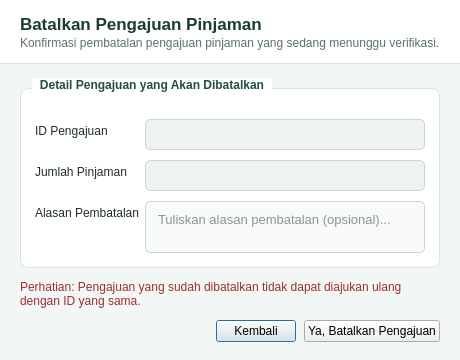
<?xml version="1.0" encoding="UTF-8"?>
<ui version="4.0">
 <class>DialogBatalPengajuan</class>
 <widget class="QDialog" name="DialogBatalPengajuan">
  <property name="geometry">
   <rect>
    <x>0</x>
    <y>0</y>
    <width>460</width>
    <height>360</height>
   </rect>
  </property>
  <property name="minimumSize">
   <size>
    <width>420</width>
    <height>330</height>
   </size>
  </property>
  <property name="windowTitle">
   <string>Batalkan Pengajuan Pinjaman</string>
  </property>
  <property name="styleSheet">
   <string notr="true">QDialog {
    background-color: #F2F6F5;
    font-family: "Segoe UI", "Helvetica Neue", Arial, sans-serif;
    color: #1E2D2B;
    font-size: 13px;
}

QFrame#frameDialogHeader {
    background-color: #FFFFFF;
    border-bottom: 1px solid #D9E4E1;
}

QLabel#lblDialogTitle {
    color: #1B3B36;
    font-size: 17px;
    font-weight: bold;
}

QLabel#lblDialogSubtitle {
    color: #5C706C;
    font-size: 12px;
}

QGroupBox {
    background-color: #FFFFFF;
    border: 1px solid #D9E4E1;
    border-radius: 8px;
    margin-top: 10px;
    padding-top: 14px;
    font-weight: bold;
    color: #1B3B36;
}

QGroupBox::title {
    subcontrol-origin: margin;
    left: 12px;
    padding: 0 6px;
    background-color: #FFFFFF;
    color: #1F4E46;
}

QLabel#lblPeringatanBatal {
    color: #9E3030;
    font-size: 12px;
}

QLabel {
    color: #1E2D2B;
}

QLineEdit, QPlainTextEdit {
    background-color: #F9FBFA;
    border: 1px solid #C8D7D3;
    border-radius: 5px;
    padding: 6px 8px;
    color: #1E2D2B;
    font-size: 13px;
}

QPlainTextEdit:focus {
    border: 1px solid #2A7B6F;
    background-color: #FFFFFF;
}

QLineEdit:read-only {
    background-color: #EEF3F1;
    color: #5C706C;
}

QPushButton[btnType="danger"] {
    background-color: #C24141;
    color: #FFFFFF;
    border: none;
    border-radius: 5px;
    padding: 7px 14px;
    font-weight: bold;
}

QPushButton[btnType="danger"]:hover {
    background-color: #9E3030;
}

QPushButton[btnType="neutral"] {
    background-color: #EDF3F1;
    color: #2B423E;
    border: 1px solid #C8D7D3;
    border-radius: 5px;
    padding: 7px 14px;
}

QPushButton[btnType="neutral"]:hover {
    background-color: #DFEAE6;
}</string>
  </property>
  <layout class="QVBoxLayout" name="layoutBatalRoot">
   <property name="spacing">
    <number>0</number>
   </property>
   <property name="leftMargin">
    <number>0</number>
   </property>
   <property name="topMargin">
    <number>0</number>
   </property>
   <property name="rightMargin">
    <number>0</number>
   </property>
   <property name="bottomMargin">
    <number>0</number>
   </property>
   <item>
    <widget class="QFrame" name="frameDialogHeader">
     <property name="frameShape">
      <enum>QFrame::NoFrame</enum>
     </property>
     <layout class="QVBoxLayout" name="layoutDialogHeader">
      <property name="spacing">
       <number>2</number>
      </property>
      <property name="leftMargin">
       <number>20</number>
      </property>
      <property name="topMargin">
       <number>14</number>
      </property>
      <property name="rightMargin">
       <number>20</number>
      </property>
      <property name="bottomMargin">
       <number>14</number>
      </property>
      <item>
       <widget class="QLabel" name="lblDialogTitle">
        <property name="text">
         <string>Batalkan Pengajuan Pinjaman</string>
        </property>
       </widget>
      </item>
      <item>
       <widget class="QLabel" name="lblDialogSubtitle">
        <property name="text">
         <string>Konfirmasi pembatalan pengajuan pinjaman yang sedang menunggu verifikasi.</string>
        </property>
       </widget>
      </item>
     </layout>
    </widget>
   </item>
   <item>
    <layout class="QVBoxLayout" name="layoutBatalBody">
     <property name="spacing">
      <number>12</number>
     </property>
     <property name="leftMargin">
      <number>20</number>
     </property>
     <property name="topMargin">
      <number>14</number>
     </property>
     <property name="rightMargin">
      <number>20</number>
     </property>
     <property name="bottomMargin">
      <number>18</number>
     </property>
     <item>
      <widget class="QGroupBox" name="grpKonfirmasiBatal">
       <property name="title">
        <string>Detail Pengajuan yang Akan Dibatalkan</string>
       </property>
       <layout class="QFormLayout" name="formBatal">
        <property name="verticalSpacing">
         <number>10</number>
        </property>
        <property name="leftMargin">
         <number>14</number>
        </property>
        <property name="topMargin">
         <number>16</number>
        </property>
        <property name="rightMargin">
         <number>14</number>
        </property>
        <property name="bottomMargin">
         <number>14</number>
        </property>
        <item row="0" column="0">
         <widget class="QLabel" name="lblBatalId">
          <property name="text">
           <string>ID Pengajuan</string>
          </property>
         </widget>
        </item>
        <item row="0" column="1">
         <widget class="QLineEdit" name="txtBatalId">
          <property name="readOnly">
           <bool>true</bool>
          </property>
         </widget>
        </item>
        <item row="1" column="0">
         <widget class="QLabel" name="lblBatalJumlah">
          <property name="text">
           <string>Jumlah Pinjaman</string>
          </property>
         </widget>
        </item>
        <item row="1" column="1">
         <widget class="QLineEdit" name="txtBatalJumlah">
          <property name="readOnly">
           <bool>true</bool>
          </property>
         </widget>
        </item>
        <item row="2" column="0">
         <widget class="QLabel" name="lblBatalAlasan">
          <property name="text">
           <string>Alasan Pembatalan</string>
          </property>
         </widget>
        </item>
        <item row="2" column="1">
         <widget class="QPlainTextEdit" name="txtBatalAlasan">
          <property name="maximumSize">
           <size>
            <width>16777215</width>
            <height>76</height>
           </size>
          </property>
          <property name="placeholderText">
           <string>Tuliskan alasan pembatalan (opsional)...</string>
          </property>
         </widget>
        </item>
       </layout>
      </widget>
     </item>
     <item>
      <widget class="QLabel" name="lblPeringatanBatal">
       <property name="text">
        <string>Perhatian: Pengajuan yang sudah dibatalkan tidak dapat diajukan ulang dengan ID yang sama.</string>
       </property>
       <property name="wordWrap">
        <bool>true</bool>
       </property>
      </widget>
     </item>
     <item>
      <layout class="QHBoxLayout" name="layoutBatalButtons">
       <property name="spacing">
        <number>8</number>
       </property>
       <item>
        <spacer name="spacerBatalButtons">
         <property name="orientation">
          <enum>Qt::Horizontal</enum>
         </property>
         <property name="sizeHint" stdset="0">
          <size>
           <width>40</width>
           <height>20</height>
          </size>
         </property>
        </spacer>
       </item>
       <item>
        <widget class="QPushButton" name="btnKembaliBatal">
         <property name="text">
          <string>Kembali</string>
         </property>
         <property name="btnType" stdset="0">
          <string>neutral</string>
         </property>
        </widget>
       </item>
       <item>
        <widget class="QPushButton" name="btnKonfirmasiBatal">
         <property name="text">
          <string>Ya, Batalkan Pengajuan</string>
         </property>
         <property name="btnType" stdset="0">
          <string>danger</string>
         </property>
        </widget>
       </item>
      </layout>
     </item>
    </layout>
   </item>
  </layout>
 </widget>
 <resources/>
 <connections/>
</ui>
